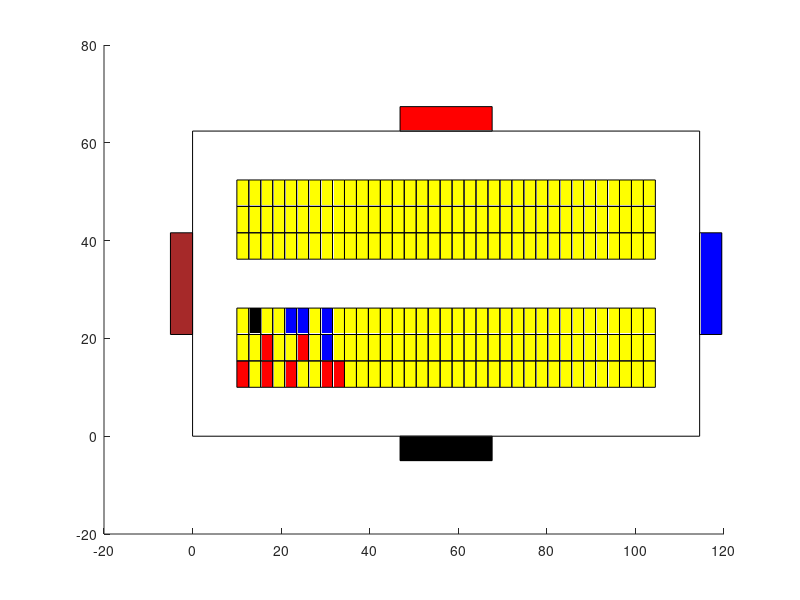

Write the MATLAB code that produced this figure.
function res = init()
  for i = 0: 34
    for j = 0: 2
      if(((j == 0) && (i == 0 || i == 2 || i == 4 || i == 7 || i == 8))
          || ((j == 1) && (i == 2 || i == 5))
        )
          rectangle("Position", [10 + i*2.7, 10 + j*5.4, 2.7, 5.4], 
              "Facecolor", [1, 0, 0]);
      elseif((j == 2) && (i == 1))
          rectangle("Position", [10 + i*2.7, 10 + j*5.4, 2.7, 5.4], 
              "Facecolor", [0, 0, 0]);
      elseif(((j == 2) && (i == 4 || i == 5 || i == 7))
              || (j == 1 && i == 7)
            )
          rectangle("Position", [10 + i*2.7, 10 + j*5.4, 2.7, 5.4], 
              "Facecolor", [0, 0, 1]);
      else
          rectangle("Position", [10 + i*2.7, 10 + j*5.4, 2.7, 5.4],
              "Facecolor", [1, 1, 0]);
      endif;
    endfor;
endfor;

  for i = 0: 34
    for j = 0: 2
       rectangle("Position", [10 + i*2.7, 20 + (j + 3)*5.4, 2.7, 5.4],
              "Facecolor", [1, 1, 0]);
    endfor;
endfor;



  rectangle("Position", [0, 0, 10 + 2.7*35 + 10, 10 + 5.4*3 + 10 + 5.4*3 + 10 ]);
                        %boundary

  rectangle("Position", [10 + 2.7*17.5 - 10.4, -5, 20.8, 5 ], 
                          "Facecolor", [0, 0, 0]);%Gate 1
  rectangle("Position", [10 + 2.7*35 + 10, 20.8, 5, 20.8 ], 
                          "Facecolor", [0, 0, 1]);%Gate 2
  rectangle("Position", [10 + 2.7*17.5 - 10.4, 10 + 5.4*3 + 10 + 5.4*3 + 10, 20.8, 5 ], 
                          "Facecolor", [1, 0, 0]);%Gate 3                        
  rectangle("Position", [-5, 20.8, 5, 20.8 ], "Facecolor", 
                            [0.65, 0.16, 0.16]);%Gate 4
  res = 0;
endfunction                           
